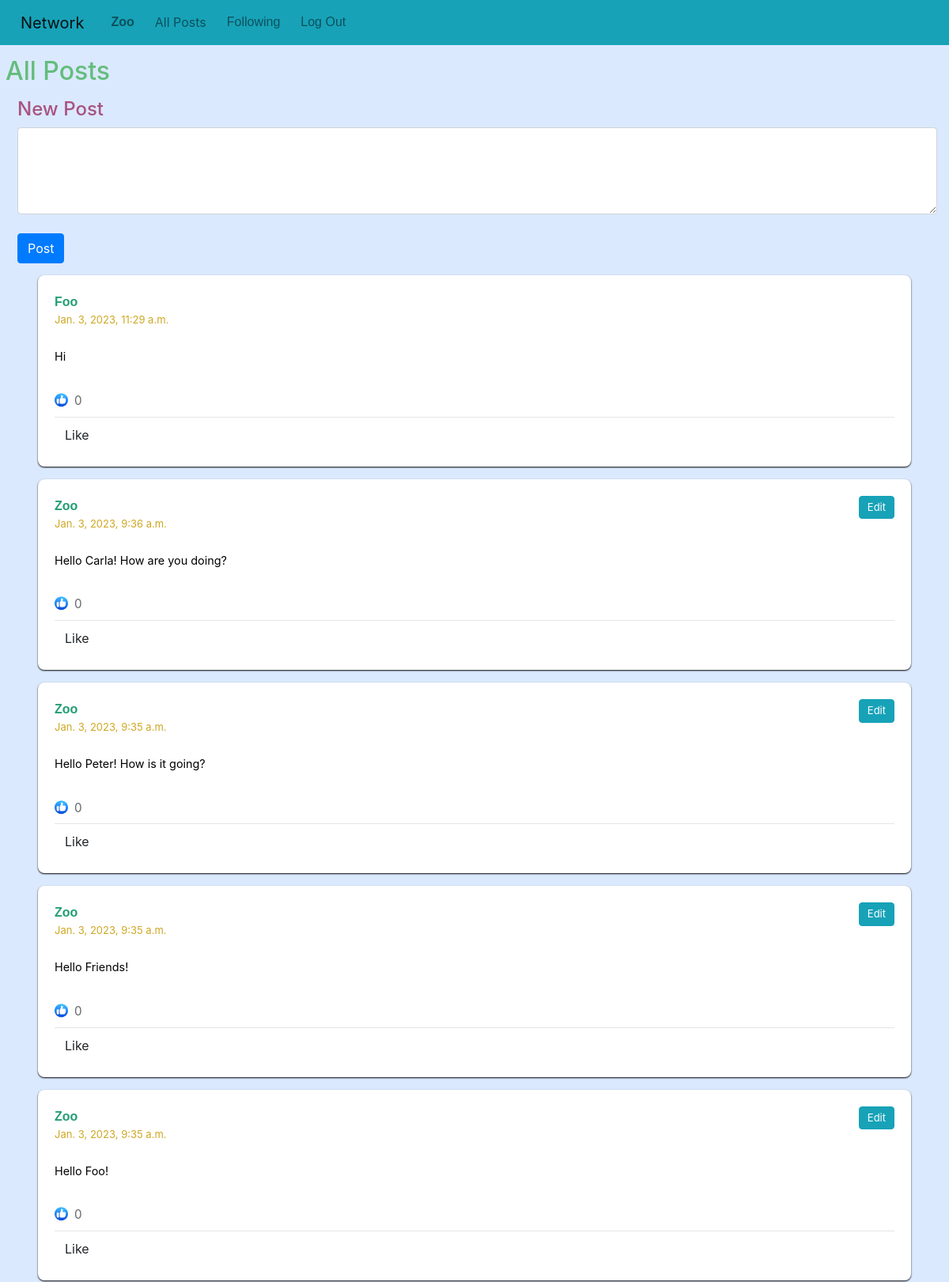
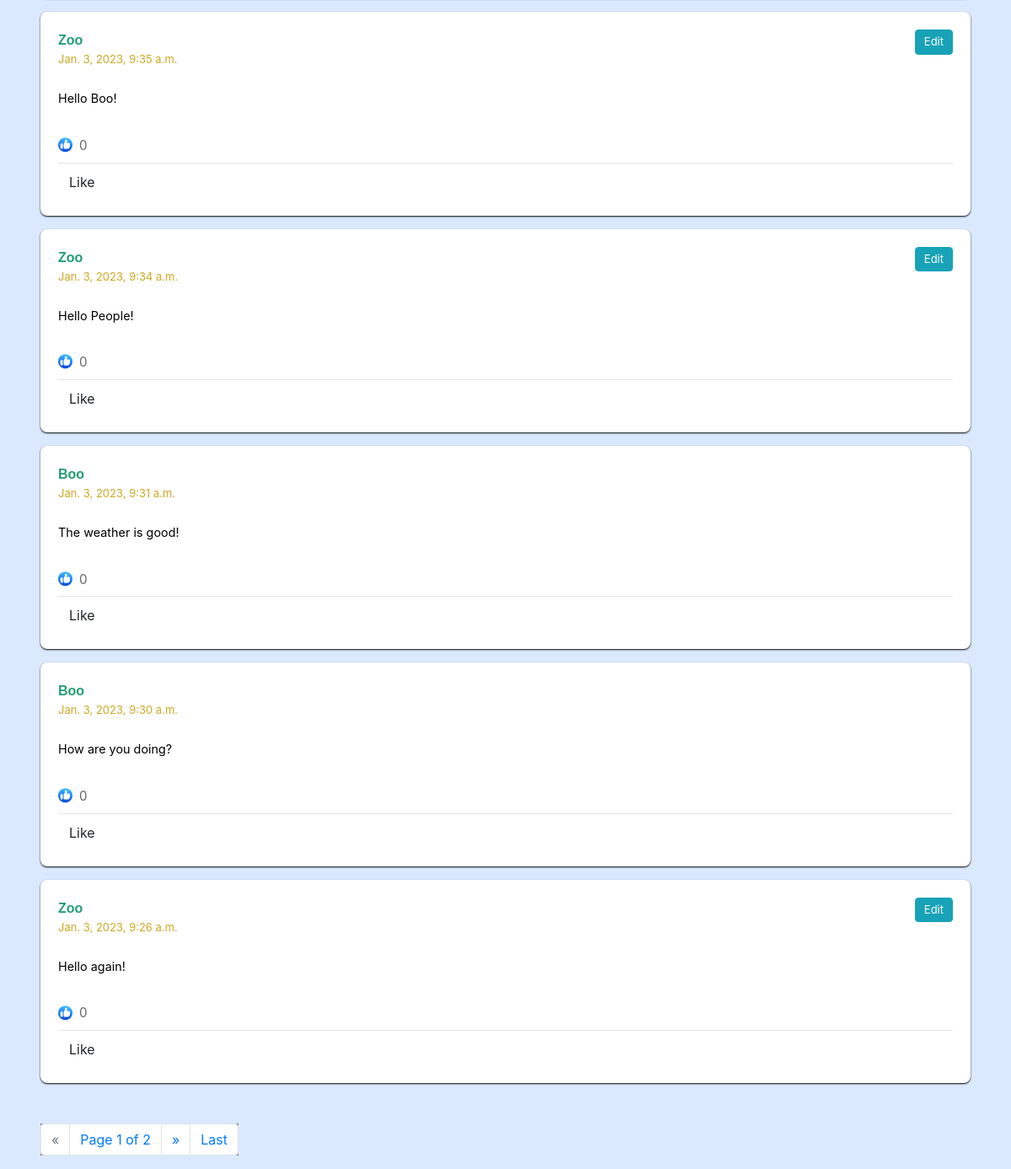
The app's page / (signed in) with its own data (2 pictures, top to bottom).
### network/models.py (models this page shows, shortened)
class User(AbstractUser):
    pass

class Posts(models.Model):
    content = models.TextField(blank = False)
    likes = models.ManyToManyField(User, related_name="liked_posts")
    user = models.ForeignKey(User, on_delete = models.CASCADE, related_name = "user_posts")
    like = models.IntegerField(default = 0)
    time = models.DateTimeField(auto_now_add = True)

### network/views.py (the view)
# urls.py: path("", views.index, name="index"),
def index(request):
    if request.method == "POST":
        is_authenticated = request.user.is_authenticated
        content = request.POST["content"]
        Post.objects.create(content=content, user=request.user) if is_authenticated else HttpResponseRedirect(reverse("index"))
    else:
        all_users_posts = Posts.objects.all().order_by("-time")
        paginator = Paginator(all_users_posts, 10)
        page_number = request.GET.get('page')
        page_paginator = paginator.get_page(page_number)
        return render(request, "network/index.html", {
            "page_paginator": page_paginator
        })

### network/templates/network/index.html (shortened to what this page needs)
{% extends "network/layout.html" %}
{% load static %}
{% block body %}
    <div id="all_posts">
        {% if request.user.is_authenticated %}
        <h2> All Posts </h2>
        <div id="post-from">
            <div id="post-form">
                <h4>New Post</h4>
                <form action="{% url 'newPost' %}" method="POST">
                    <div class="input-group">
                    <textarea class="form-control" rows="4" name="content"></textarea>
                    </div>
                    <br/>
                    <div>
                    <button type="submit" class="btn btn-primary">Post</button>
                    </div>
                </form>
            </div>
        </div>
        {% endif %}
    </div>
    {% include "network/posts.html" with posts=page_paginator %}
    {% if page_paginator.paginator.num_pages > 1 %}
        <nav aria-label="Page navigation">
            <ul class="pagination ml-5 mt-5">
                {% if page_paginator.has_previous %}
                    <li class="page-item"> <a class="page-link" href="?page=1">First</a></li>
                    <li class="page-item"><a class="page-link" href="?page={{ page_paginator.previous_page_number }}">&laquo;</a></li>
                {% else %}
                    <li class="page-item disabled"><a class="page-link" href="#">&laquo;</a></li>
                {% endif %}
                <li class="page-item current-item"><span class="current page-link">
                    Page {{ page_paginator.number }} of {{ page_paginator.paginator.num_pages }}
                </span></li>
                {% if page_paginator.has_next %}
                    <li class="page-item"><a class="page-link" href="?page={{ page_paginator.next_page_number }}">&raquo;</a></li>
                    <li class="page-item"><a class="page-link" href="?page={{ page_paginator.paginator.num_pages }}">Last</a>
                {% else %}
                    <li class="page-item disabled"><a class="page-link" href="#">&raquo;</a></li>
                {% endif %}
            </ul>
        </nav>
    {% else %}
        <div style="height: 60px"></div>
    {% endif %}
{% endblock %}

### network/templates/network/layout.html (shortened to what this page needs)
{% load static %}
<!DOCTYPE html>
<html lang="en">
    <head>
        <link rel="stylesheet" href="https://stackpath.bootstrapcdn.com/bootstrap/4.4.1/css/bootstrap.min.css">
        <link href="{% static 'network/styles.css' %}" rel="stylesheet">
    </head>
    <body>
        <nav class="navbar navbar-expand-lg navbar-light bg-info" id="bar">
            <a class="navbar-brand" href="#">Network</a>
            <div>
              <ul class="navbar-nav mr-auto">
                {% if user.is_authenticated %}
                    <li class="nav-item">
                        <a class="nav-link post-user" href="{% url 'userPosts' user.id 1  %}"><strong>{{ user.username }}</strong></a>
                    </li>
                {% endif %}
                <li class="nav-item">
                  <a class="nav-link nav-link" href="{% url 'index' %}">All Posts</a>
                </li>
                {% if user.is_authenticated %}
                    <li class="nav-item">
                        <a class="nav-link nav-list" href="{% url 'following' 1 %}">Following</a>
                    </li>
                    <li class="nav-item">
                        <a class="nav-link nav-list" href="{% url 'logout' %}">Log Out</a>
                    </li>
                {% endif %}
              </ul>
            </div>
          </nav>
        <div class="body">
            {% block body %}
            {% endblock %}
        </div>
    </body>
</html>

### network/templates/network/posts.html (shortened to what this page needs)
{% load static %}
{%  for post in posts %}
    <div class="card mb-3 mr-5 ml-5" style="border-radius: 8px; border-color: transparent; box-shadow: 0 1px 2px">
        <div class="card-body">
            <div>
                <strong><a href="{% url 'userPosts' post.user.id 1 %}" class="post-user">{{ post.user.username }}</a></strong>
                {% if user == post.user %}
                    <button style="float: right; font-size: small; padding: 4px 10px" data-postid="{{ post.id }}" class="btn btn-info edit">Edit
                    </button>
                {% endif %}
                <p style="margin-bottom: 3px; line-height: 18px"><small class="time-data"> {{ post.time }}</small></p>
            </div>
            <br/>
            <div class="card-text content" id="content{{ post.id }}" style="font-size: 0.9rem; margin-bottom: .5rem">{{ post.content }}</div>
            <br/>
            <div><img src="{% static 'network/like_icon.png' %}" width="17px" style="position: relative; top: 50%; transform: perspective(1px) translateY(-10%);"><span id="likes{{ post.id }}" style="font-size: 0.95rem; margin-left: .5rem; color: #65676B">{{ post.likes.all.count }}</span></div>
            <hr style="margin-bottom: 3px; margin-top: 8px">
            <div style="text-align: left">
                {% if user.is_authenticated %}
                    <button data-postid="{{ post.id }}" class="btn post-btn like">
                        {% if user in post.likes.all %}
                                Unlike
                        {% else %}
                                Like
                        {% endif %}
                    </button>
                {% else %}
                    <a href="{% url 'login' %}">Like</a>
                {% endif %}
            </div>
        </div>
    </div>
{% endfor %}

### network/static/network/styles.css (style rules this page uses)
body { background-color: #dbe9ff; color: black; }
#all_posts { padding-top: 14px; padding-left: 7px; color: #64bd7c; }
#bar { color: gray; }
.navbar-nav { display: flex; flex-direction: row; }
.navbar-brand { padding-left: 10px; padding-bottom: 5px; }
.nav-item { padding-left: 10px; }
#post-form { color: #a85282; margin: 15px; }
.time-data { color: #cfa723; font-size: small; margin-top: 1px; }
.nav-list { color: #249e73; font-family: Verdana, Geneva, Tahoma, sans-serif; text-transform: capitalize; font-size: medium; margin-bottom: 1px; }
.post-user { color: #249e73; font-family: Verdana, Geneva, Tahoma, sans-serif; text-transform: capitalize; font-size: medium; font-weight: bold; margin-bottom: 1px; }
.btn-info { position: relative; padding-right: 10px; padding-left: 10px; padding-bottom: 1px; padding-top: 1px; font-size: small; }
.page-item { background-color: gray; }

### records on screen
User: username "Zoo"
Posts: user.username "Foo", time "Jan. 3, 2023, 11:29 a.m.", content "Hi", likes.all.count "0", shows "Like"
Posts: user.username "Zoo", time "Jan. 3, 2023, 9:36 a.m.", content "Hello Carla! How are you doing?", likes.all.count "0", shows "Like"
Posts: user.username "Zoo", time "Jan. 3, 2023, 9:35 a.m.", content "Hello Peter! How is it going?", likes.all.count "0", shows "Like"
Posts: user.username "Zoo", time "Jan. 3, 2023, 9:35 a.m.", content "Hello Friends!", likes.all.count "0", shows "Like"
Posts: user.username "Zoo", time "Jan. 3, 2023, 9:35 a.m.", content "Hello Foo!", likes.all.count "0", shows "Like"
Posts: user.username "Zoo", time "Jan. 3, 2023, 9:35 a.m.", content "Hello Boo!", likes.all.count "0", shows "Like"
Posts: user.username "Zoo", time "Jan. 3, 2023, 9:34 a.m.", content "Hello People!", likes.all.count "0", shows "Like"
Posts: user.username "Boo", time "Jan. 3, 2023, 9:31 a.m.", content "The weather is good!", likes.all.count "0", shows "Like"
Posts: user.username "Boo", time "Jan. 3, 2023, 9:30 a.m.", content "How are you doing?", likes.all.count "0", shows "Like"
Posts: user.username "Zoo", time "Jan. 3, 2023, 9:26 a.m.", content "Hello again!", likes.all.count "0", shows "Like"

### other values on screen
{{ page_paginator.number }} "1"
{{ page_paginator.paginator.num_pages }} "2"
